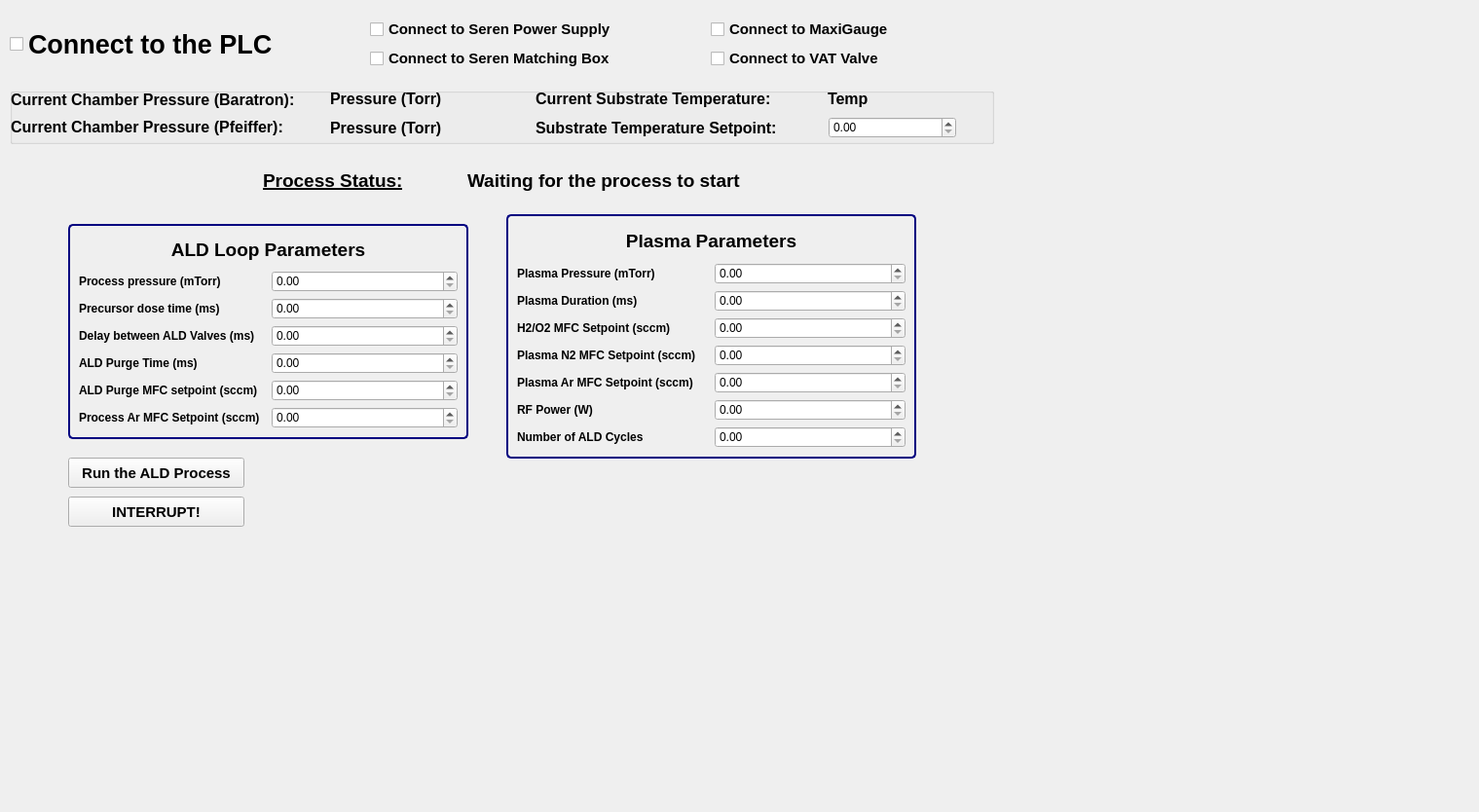
<?xml version="1.0" encoding="UTF-8"?>
<ui version="4.0">
 <class>Form</class>
 <widget class="QWidget" name="Form">
  <property name="geometry">
   <rect>
    <x>0</x>
    <y>0</y>
    <width>1519</width>
    <height>834</height>
   </rect>
  </property>
  <property name="windowTitle">
   <string>Form</string>
  </property>
  <widget class="QPushButton" name="run_pushButton">
   <property name="geometry">
    <rect>
     <x>70</x>
     <y>470</y>
     <width>181</width>
     <height>31</height>
    </rect>
   </property>
   <property name="palette">
    <palette>
     <active>
      <colorrole role="ButtonText">
       <brush brushstyle="SolidPattern">
        <color alpha="255">
         <red>85</red>
         <green>170</green>
         <blue>0</blue>
        </color>
       </brush>
      </colorrole>
     </active>
     <inactive>
      <colorrole role="ButtonText">
       <brush brushstyle="SolidPattern">
        <color alpha="255">
         <red>0</red>
         <green>0</green>
         <blue>0</blue>
        </color>
       </brush>
      </colorrole>
     </inactive>
     <disabled>
      <colorrole role="ButtonText">
       <brush brushstyle="SolidPattern">
        <color alpha="255">
         <red>120</red>
         <green>120</green>
         <blue>120</blue>
        </color>
       </brush>
      </colorrole>
     </disabled>
    </palette>
   </property>
   <property name="font">
    <font>
     <pointsize>11</pointsize>
     <bold>true</bold>
    </font>
   </property>
   <property name="text">
    <string>Run the ALD Process</string>
   </property>
  </widget>
  <widget class="QLabel" name="process_status_label">
   <property name="geometry">
    <rect>
     <x>270</x>
     <y>170</y>
     <width>181</width>
     <height>31</height>
    </rect>
   </property>
   <property name="font">
    <font>
     <pointsize>14</pointsize>
     <bold>true</bold>
     <underline>true</underline>
    </font>
   </property>
   <property name="text">
    <string>Process Status:</string>
   </property>
  </widget>
  <widget class="QLabel" name="status_label">
   <property name="geometry">
    <rect>
     <x>480</x>
     <y>170</y>
     <width>301</width>
     <height>31</height>
    </rect>
   </property>
   <property name="font">
    <font>
     <pointsize>14</pointsize>
     <bold>true</bold>
    </font>
   </property>
   <property name="text">
    <string>Waiting for the process to start</string>
   </property>
  </widget>
  <widget class="QCheckBox" name="seren_mc2_connect_checkBox">
   <property name="geometry">
    <rect>
     <x>380</x>
     <y>50</y>
     <width>321</width>
     <height>20</height>
    </rect>
   </property>
   <property name="font">
    <font>
     <pointsize>11</pointsize>
     <bold>true</bold>
    </font>
   </property>
   <property name="cursor">
    <cursorShape>PointingHandCursor</cursorShape>
   </property>
   <property name="text">
    <string>Connect to Seren Matching Box</string>
   </property>
  </widget>
  <widget class="QCheckBox" name="vat_valve_connect_checkBox">
   <property name="geometry">
    <rect>
     <x>730</x>
     <y>50</y>
     <width>241</width>
     <height>20</height>
    </rect>
   </property>
   <property name="font">
    <font>
     <pointsize>11</pointsize>
     <bold>true</bold>
    </font>
   </property>
   <property name="cursor">
    <cursorShape>PointingHandCursor</cursorShape>
   </property>
   <property name="text">
    <string>Connect to VAT Valve</string>
   </property>
  </widget>
  <widget class="QCheckBox" name="plc_connect_checkBox">
   <property name="geometry">
    <rect>
     <x>10</x>
     <y>20</y>
     <width>311</width>
     <height>51</height>
    </rect>
   </property>
   <property name="font">
    <font>
     <pointsize>20</pointsize>
     <bold>true</bold>
    </font>
   </property>
   <property name="cursor">
    <cursorShape>PointingHandCursor</cursorShape>
   </property>
   <property name="text">
    <string>Connect to the PLC</string>
   </property>
  </widget>
  <widget class="QCheckBox" name="seren_power_supply_connect_checkBox">
   <property name="geometry">
    <rect>
     <x>380</x>
     <y>20</y>
     <width>321</width>
     <height>20</height>
    </rect>
   </property>
   <property name="font">
    <font>
     <pointsize>11</pointsize>
     <bold>true</bold>
    </font>
   </property>
   <property name="cursor">
    <cursorShape>PointingHandCursor</cursorShape>
   </property>
   <property name="text">
    <string>Connect to Seren Power Supply</string>
   </property>
  </widget>
  <widget class="QCheckBox" name="maxigauge_connect_checkBox">
   <property name="geometry">
    <rect>
     <x>730</x>
     <y>20</y>
     <width>211</width>
     <height>20</height>
    </rect>
   </property>
   <property name="font">
    <font>
     <pointsize>11</pointsize>
     <bold>true</bold>
    </font>
   </property>
   <property name="cursor">
    <cursorShape>PointingHandCursor</cursorShape>
   </property>
   <property name="text">
    <string>Connect to MaxiGauge</string>
   </property>
  </widget>
  <widget class="QPushButton" name="interrupt_pushButton">
   <property name="geometry">
    <rect>
     <x>70</x>
     <y>510</y>
     <width>181</width>
     <height>31</height>
    </rect>
   </property>
   <property name="palette">
    <palette>
     <active>
      <colorrole role="ButtonText">
       <brush brushstyle="SolidPattern">
        <color alpha="255">
         <red>255</red>
         <green>0</green>
         <blue>0</blue>
        </color>
       </brush>
      </colorrole>
     </active>
     <inactive>
      <colorrole role="ButtonText">
       <brush brushstyle="SolidPattern">
        <color alpha="255">
         <red>0</red>
         <green>0</green>
         <blue>0</blue>
        </color>
       </brush>
      </colorrole>
     </inactive>
     <disabled>
      <colorrole role="ButtonText">
       <brush brushstyle="SolidPattern">
        <color alpha="255">
         <red>120</red>
         <green>120</green>
         <blue>120</blue>
        </color>
       </brush>
      </colorrole>
     </disabled>
    </palette>
   </property>
   <property name="font">
    <font>
     <pointsize>11</pointsize>
     <bold>true</bold>
    </font>
   </property>
   <property name="text">
    <string>INTERRUPT!</string>
   </property>
  </widget>
  <widget class="QGroupBox" name="pressure_and_temp_groupbox">
   <property name="geometry">
    <rect>
     <x>10</x>
     <y>90</y>
     <width>1011</width>
     <height>58</height>
    </rect>
   </property>
   <widget class="QLabel" name="pressure_baratron_write_label">
    <property name="geometry">
     <rect>
      <x>329</x>
      <y>0</y>
      <width>161</width>
      <height>22</height>
     </rect>
    </property>
    <property name="palette">
     <palette>
      <active>
       <colorrole role="WindowText">
        <brush brushstyle="SolidPattern">
         <color alpha="255">
          <red>0</red>
          <green>0</green>
          <blue>255</blue>
         </color>
        </brush>
       </colorrole>
       <colorrole role="Button">
        <brush brushstyle="SolidPattern">
         <color alpha="255">
          <red>0</red>
          <green>255</green>
          <blue>255</blue>
         </color>
        </brush>
       </colorrole>
       <colorrole role="Text">
        <brush brushstyle="SolidPattern">
         <color alpha="255">
          <red>0</red>
          <green>0</green>
          <blue>255</blue>
         </color>
        </brush>
       </colorrole>
       <colorrole role="Base">
        <brush brushstyle="SolidPattern">
         <color alpha="255">
          <red>0</red>
          <green>255</green>
          <blue>255</blue>
         </color>
        </brush>
       </colorrole>
       <colorrole role="Window">
        <brush brushstyle="SolidPattern">
         <color alpha="255">
          <red>0</red>
          <green>255</green>
          <blue>255</blue>
         </color>
        </brush>
       </colorrole>
      </active>
      <inactive>
       <colorrole role="WindowText">
        <brush brushstyle="SolidPattern">
         <color alpha="255">
          <red>0</red>
          <green>0</green>
          <blue>0</blue>
         </color>
        </brush>
       </colorrole>
       <colorrole role="Button">
        <brush brushstyle="SolidPattern">
         <color alpha="255">
          <red>0</red>
          <green>255</green>
          <blue>255</blue>
         </color>
        </brush>
       </colorrole>
       <colorrole role="Text">
        <brush brushstyle="SolidPattern">
         <color alpha="255">
          <red>0</red>
          <green>0</green>
          <blue>0</blue>
         </color>
        </brush>
       </colorrole>
       <colorrole role="Base">
        <brush brushstyle="SolidPattern">
         <color alpha="255">
          <red>0</red>
          <green>255</green>
          <blue>255</blue>
         </color>
        </brush>
       </colorrole>
       <colorrole role="Window">
        <brush brushstyle="SolidPattern">
         <color alpha="255">
          <red>0</red>
          <green>255</green>
          <blue>255</blue>
         </color>
        </brush>
       </colorrole>
      </inactive>
      <disabled>
       <colorrole role="WindowText">
        <brush brushstyle="SolidPattern">
         <color alpha="255">
          <red>120</red>
          <green>120</green>
          <blue>120</blue>
         </color>
        </brush>
       </colorrole>
       <colorrole role="Button">
        <brush brushstyle="SolidPattern">
         <color alpha="255">
          <red>0</red>
          <green>255</green>
          <blue>255</blue>
         </color>
        </brush>
       </colorrole>
       <colorrole role="Text">
        <brush brushstyle="SolidPattern">
         <color alpha="255">
          <red>120</red>
          <green>120</green>
          <blue>120</blue>
         </color>
        </brush>
       </colorrole>
       <colorrole role="Base">
        <brush brushstyle="SolidPattern">
         <color alpha="255">
          <red>0</red>
          <green>255</green>
          <blue>255</blue>
         </color>
        </brush>
       </colorrole>
       <colorrole role="Window">
        <brush brushstyle="SolidPattern">
         <color alpha="255">
          <red>0</red>
          <green>255</green>
          <blue>255</blue>
         </color>
        </brush>
       </colorrole>
      </disabled>
     </palette>
    </property>
    <property name="font">
     <font>
      <pointsize>12</pointsize>
      <bold>true</bold>
     </font>
    </property>
    <property name="text">
     <string>Pressure (Torr)</string>
    </property>
   </widget>
   <widget class="QDoubleSpinBox" name="temp_setpoint_doubleSpinBox">
    <property name="geometry">
     <rect>
      <x>841</x>
      <y>30</y>
      <width>131</width>
      <height>22</height>
     </rect>
    </property>
   </widget>
   <widget class="QLabel" name="pressure_baratron_label">
    <property name="geometry">
     <rect>
      <x>1</x>
      <y>1</y>
      <width>331</width>
      <height>22</height>
     </rect>
    </property>
    <property name="font">
     <font>
      <pointsize>12</pointsize>
      <bold>true</bold>
     </font>
    </property>
    <property name="text">
     <string>Current Chamber Pressure (Baratron):</string>
    </property>
   </widget>
   <widget class="QLabel" name="current_temp_label">
    <property name="geometry">
     <rect>
      <x>540</x>
      <y>0</y>
      <width>291</width>
      <height>22</height>
     </rect>
    </property>
    <property name="font">
     <font>
      <pointsize>12</pointsize>
      <bold>true</bold>
     </font>
    </property>
    <property name="text">
     <string>Current Substrate Temperature:</string>
    </property>
   </widget>
   <widget class="QLabel" name="current_temp_read_label">
    <property name="geometry">
     <rect>
      <x>840</x>
      <y>0</y>
      <width>161</width>
      <height>22</height>
     </rect>
    </property>
    <property name="palette">
     <palette>
      <active>
       <colorrole role="WindowText">
        <brush brushstyle="SolidPattern">
         <color alpha="255">
          <red>255</red>
          <green>0</green>
          <blue>0</blue>
         </color>
        </brush>
       </colorrole>
       <colorrole role="Button">
        <brush brushstyle="SolidPattern">
         <color alpha="255">
          <red>0</red>
          <green>255</green>
          <blue>255</blue>
         </color>
        </brush>
       </colorrole>
       <colorrole role="Text">
        <brush brushstyle="SolidPattern">
         <color alpha="255">
          <red>255</red>
          <green>0</green>
          <blue>0</blue>
         </color>
        </brush>
       </colorrole>
       <colorrole role="Base">
        <brush brushstyle="SolidPattern">
         <color alpha="255">
          <red>0</red>
          <green>255</green>
          <blue>255</blue>
         </color>
        </brush>
       </colorrole>
       <colorrole role="Window">
        <brush brushstyle="SolidPattern">
         <color alpha="255">
          <red>0</red>
          <green>255</green>
          <blue>255</blue>
         </color>
        </brush>
       </colorrole>
      </active>
      <inactive>
       <colorrole role="WindowText">
        <brush brushstyle="SolidPattern">
         <color alpha="255">
          <red>0</red>
          <green>0</green>
          <blue>0</blue>
         </color>
        </brush>
       </colorrole>
       <colorrole role="Button">
        <brush brushstyle="SolidPattern">
         <color alpha="255">
          <red>240</red>
          <green>240</green>
          <blue>240</blue>
         </color>
        </brush>
       </colorrole>
       <colorrole role="Text">
        <brush brushstyle="SolidPattern">
         <color alpha="255">
          <red>0</red>
          <green>0</green>
          <blue>0</blue>
         </color>
        </brush>
       </colorrole>
       <colorrole role="Base">
        <brush brushstyle="SolidPattern">
         <color alpha="255">
          <red>255</red>
          <green>255</green>
          <blue>255</blue>
         </color>
        </brush>
       </colorrole>
       <colorrole role="Window">
        <brush brushstyle="SolidPattern">
         <color alpha="255">
          <red>240</red>
          <green>240</green>
          <blue>240</blue>
         </color>
        </brush>
       </colorrole>
      </inactive>
      <disabled>
       <colorrole role="WindowText">
        <brush brushstyle="SolidPattern">
         <color alpha="255">
          <red>120</red>
          <green>120</green>
          <blue>120</blue>
         </color>
        </brush>
       </colorrole>
       <colorrole role="Button">
        <brush brushstyle="SolidPattern">
         <color alpha="255">
          <red>0</red>
          <green>255</green>
          <blue>255</blue>
         </color>
        </brush>
       </colorrole>
       <colorrole role="Text">
        <brush brushstyle="SolidPattern">
         <color alpha="255">
          <red>120</red>
          <green>120</green>
          <blue>120</blue>
         </color>
        </brush>
       </colorrole>
       <colorrole role="Base">
        <brush brushstyle="SolidPattern">
         <color alpha="255">
          <red>0</red>
          <green>255</green>
          <blue>255</blue>
         </color>
        </brush>
       </colorrole>
       <colorrole role="Window">
        <brush brushstyle="SolidPattern">
         <color alpha="255">
          <red>0</red>
          <green>255</green>
          <blue>255</blue>
         </color>
        </brush>
       </colorrole>
      </disabled>
     </palette>
    </property>
    <property name="font">
     <font>
      <pointsize>12</pointsize>
      <bold>true</bold>
     </font>
    </property>
    <property name="text">
     <string>Temp</string>
    </property>
   </widget>
   <widget class="QLabel" name="pressure_pfeiffer_label">
    <property name="geometry">
     <rect>
      <x>1</x>
      <y>29</y>
      <width>331</width>
      <height>22</height>
     </rect>
    </property>
    <property name="font">
     <font>
      <pointsize>12</pointsize>
      <bold>true</bold>
     </font>
    </property>
    <property name="text">
     <string>Current Chamber Pressure (Pfeiffer):</string>
    </property>
   </widget>
   <widget class="QLabel" name="temp_setpoint_label">
    <property name="geometry">
     <rect>
      <x>540</x>
      <y>30</y>
      <width>291</width>
      <height>22</height>
     </rect>
    </property>
    <property name="font">
     <font>
      <pointsize>12</pointsize>
      <bold>true</bold>
     </font>
    </property>
    <property name="text">
     <string>Substrate Temperature Setpoint:</string>
    </property>
   </widget>
   <widget class="QLabel" name="pressure_pfeiffer_write_label">
    <property name="geometry">
     <rect>
      <x>329</x>
      <y>30</y>
      <width>161</width>
      <height>22</height>
     </rect>
    </property>
    <property name="palette">
     <palette>
      <active>
       <colorrole role="WindowText">
        <brush brushstyle="SolidPattern">
         <color alpha="255">
          <red>0</red>
          <green>0</green>
          <blue>255</blue>
         </color>
        </brush>
       </colorrole>
       <colorrole role="Button">
        <brush brushstyle="SolidPattern">
         <color alpha="255">
          <red>0</red>
          <green>255</green>
          <blue>255</blue>
         </color>
        </brush>
       </colorrole>
       <colorrole role="Text">
        <brush brushstyle="SolidPattern">
         <color alpha="255">
          <red>0</red>
          <green>0</green>
          <blue>255</blue>
         </color>
        </brush>
       </colorrole>
       <colorrole role="Base">
        <brush brushstyle="SolidPattern">
         <color alpha="255">
          <red>0</red>
          <green>255</green>
          <blue>255</blue>
         </color>
        </brush>
       </colorrole>
       <colorrole role="Window">
        <brush brushstyle="SolidPattern">
         <color alpha="255">
          <red>0</red>
          <green>255</green>
          <blue>255</blue>
         </color>
        </brush>
       </colorrole>
      </active>
      <inactive>
       <colorrole role="WindowText">
        <brush brushstyle="SolidPattern">
         <color alpha="255">
          <red>0</red>
          <green>0</green>
          <blue>0</blue>
         </color>
        </brush>
       </colorrole>
       <colorrole role="Button">
        <brush brushstyle="SolidPattern">
         <color alpha="255">
          <red>0</red>
          <green>255</green>
          <blue>255</blue>
         </color>
        </brush>
       </colorrole>
       <colorrole role="Text">
        <brush brushstyle="SolidPattern">
         <color alpha="255">
          <red>0</red>
          <green>0</green>
          <blue>0</blue>
         </color>
        </brush>
       </colorrole>
       <colorrole role="Base">
        <brush brushstyle="SolidPattern">
         <color alpha="255">
          <red>0</red>
          <green>255</green>
          <blue>255</blue>
         </color>
        </brush>
       </colorrole>
       <colorrole role="Window">
        <brush brushstyle="SolidPattern">
         <color alpha="255">
          <red>0</red>
          <green>255</green>
          <blue>255</blue>
         </color>
        </brush>
       </colorrole>
      </inactive>
      <disabled>
       <colorrole role="WindowText">
        <brush brushstyle="SolidPattern">
         <color alpha="255">
          <red>120</red>
          <green>120</green>
          <blue>120</blue>
         </color>
        </brush>
       </colorrole>
       <colorrole role="Button">
        <brush brushstyle="SolidPattern">
         <color alpha="255">
          <red>0</red>
          <green>255</green>
          <blue>255</blue>
         </color>
        </brush>
       </colorrole>
       <colorrole role="Text">
        <brush brushstyle="SolidPattern">
         <color alpha="255">
          <red>120</red>
          <green>120</green>
          <blue>120</blue>
         </color>
        </brush>
       </colorrole>
       <colorrole role="Base">
        <brush brushstyle="SolidPattern">
         <color alpha="255">
          <red>0</red>
          <green>255</green>
          <blue>255</blue>
         </color>
        </brush>
       </colorrole>
       <colorrole role="Window">
        <brush brushstyle="SolidPattern">
         <color alpha="255">
          <red>0</red>
          <green>255</green>
          <blue>255</blue>
         </color>
        </brush>
       </colorrole>
      </disabled>
     </palette>
    </property>
    <property name="font">
     <font>
      <pointsize>12</pointsize>
      <bold>true</bold>
     </font>
    </property>
    <property name="text">
     <string>Pressure (Torr)</string>
    </property>
   </widget>
  </widget>
  <widget class="QGroupBox" name="ald_loop_groupbox">
   <property name="geometry">
    <rect>
     <x>70</x>
     <y>230</y>
     <width>411</width>
     <height>221</height>
    </rect>
   </property>
   <property name="font">
    <font>
     <bold>false</bold>
    </font>
   </property>
   <property name="styleSheet">
    <string notr="true">QGroupBox {
		border: 2px solid #000080;
		border-radius: 5px;
		padding: 10ps;
}</string>
   </property>
   <property name="flat">
    <bool>false</bool>
   </property>
   <layout class="QGridLayout" name="gridLayout">
    <item row="6" column="0">
     <widget class="QLabel" name="ald_purge_mfc_label">
      <property name="font">
       <font>
        <bold>true</bold>
       </font>
      </property>
      <property name="text">
       <string>ALD Purge MFC setpoint (sccm)</string>
      </property>
     </widget>
    </item>
    <item row="7" column="1">
     <widget class="QDoubleSpinBox" name="ar_process_mfc_doubleSpinBox"/>
    </item>
    <item row="7" column="0">
     <widget class="QLabel" name="ar_process_mfc_label">
      <property name="font">
       <font>
        <bold>true</bold>
       </font>
      </property>
      <property name="text">
       <string>Process Ar MFC Setpoint (sccm)</string>
      </property>
     </widget>
    </item>
    <item row="5" column="1">
     <widget class="QDoubleSpinBox" name="ald_purge_time_doubleSpinBox"/>
    </item>
    <item row="2" column="1">
     <widget class="QDoubleSpinBox" name="process_pressure_doubleSpinBox"/>
    </item>
    <item row="3" column="1">
     <widget class="QDoubleSpinBox" name="precursor_dose_doubleSpinBox"/>
    </item>
    <item row="6" column="1">
     <widget class="QDoubleSpinBox" name="ald_purge_mfc_doubleSpinBox"/>
    </item>
    <item row="5" column="0">
     <widget class="QLabel" name="ald_purge_time_label">
      <property name="font">
       <font>
        <bold>true</bold>
       </font>
      </property>
      <property name="text">
       <string>ALD Purge Time (ms)</string>
      </property>
     </widget>
    </item>
    <item row="2" column="0">
     <widget class="QLabel" name="process_pressure_label">
      <property name="font">
       <font>
        <bold>true</bold>
       </font>
      </property>
      <property name="text">
       <string>Process pressure (mTorr)</string>
      </property>
     </widget>
    </item>
    <item row="4" column="0">
     <widget class="QLabel" name="ald_delay_label">
      <property name="font">
       <font>
        <bold>true</bold>
       </font>
      </property>
      <property name="text">
       <string>Delay between ALD Valves (ms)</string>
      </property>
     </widget>
    </item>
    <item row="4" column="1">
     <widget class="QDoubleSpinBox" name="ald_delay_doubleSpinBox"/>
    </item>
    <item row="3" column="0">
     <widget class="QLabel" name="precursor_dose_label">
      <property name="font">
       <font>
        <bold>true</bold>
       </font>
      </property>
      <property name="text">
       <string>Precursor dose time (ms)</string>
      </property>
     </widget>
    </item>
    <item row="1" column="0" colspan="2">
     <widget class="QLabel" name="ald_loop_label">
      <property name="sizePolicy">
       <sizepolicy hsizetype="Preferred" vsizetype="Preferred">
        <horstretch>0</horstretch>
        <verstretch>0</verstretch>
       </sizepolicy>
      </property>
      <property name="font">
       <font>
        <pointsize>14</pointsize>
        <bold>true</bold>
       </font>
      </property>
      <property name="text">
       <string>ALD Loop Parameters</string>
      </property>
      <property name="alignment">
       <set>Qt::AlignCenter</set>
      </property>
     </widget>
    </item>
   </layout>
  </widget>
  <widget class="QGroupBox" name="plasma_parameters_groupbox">
   <property name="geometry">
    <rect>
     <x>520</x>
     <y>220</y>
     <width>421</width>
     <height>251</height>
    </rect>
   </property>
   <property name="styleSheet">
    <string notr="true">QGroupBox {
		border: 2px solid #000080;
		border-radius: 5px;
		padding: 10ps;
}</string>
   </property>
   <layout class="QGridLayout" name="gridLayout_2">
    <item row="0" column="0" colspan="2">
     <widget class="QLabel" name="plasma_parameters_label">
      <property name="font">
       <font>
        <pointsize>14</pointsize>
        <bold>true</bold>
       </font>
      </property>
      <property name="text">
       <string>Plasma Parameters</string>
      </property>
      <property name="alignment">
       <set>Qt::AlignCenter</set>
      </property>
     </widget>
    </item>
    <item row="1" column="0">
     <widget class="QLabel" name="plasma_pressure_label">
      <property name="font">
       <font>
        <bold>true</bold>
       </font>
      </property>
      <property name="text">
       <string>Plasma Pressure (mTorr)</string>
      </property>
     </widget>
    </item>
    <item row="1" column="1">
     <widget class="QDoubleSpinBox" name="plasma_pressure_doubleSpinBox"/>
    </item>
    <item row="2" column="0">
     <widget class="QLabel" name="plasma_duration_label">
      <property name="font">
       <font>
        <bold>true</bold>
       </font>
      </property>
      <property name="text">
       <string>Plasma Duration (ms)</string>
      </property>
     </widget>
    </item>
    <item row="2" column="1">
     <widget class="QDoubleSpinBox" name="plasma_duration_doubleSpinBox"/>
    </item>
    <item row="3" column="0">
     <widget class="QLabel" name="process_gas_mfc_label">
      <property name="font">
       <font>
        <bold>true</bold>
       </font>
      </property>
      <property name="text">
       <string>H2/O2 MFC Setpoint (sccm)</string>
      </property>
     </widget>
    </item>
    <item row="3" column="1">
     <widget class="QDoubleSpinBox" name="process_gas_mfc_doubleSpinBox"/>
    </item>
    <item row="4" column="0">
     <widget class="QLabel" name="plasma_n2_mfc_label">
      <property name="font">
       <font>
        <bold>true</bold>
       </font>
      </property>
      <property name="text">
       <string>Plasma N2 MFC Setpoint (sccm)</string>
      </property>
     </widget>
    </item>
    <item row="4" column="1">
     <widget class="QDoubleSpinBox" name="n2_plasma_mfc_doubleSpinBox"/>
    </item>
    <item row="5" column="0">
     <widget class="QLabel" name="plasma_ar_mfc_label">
      <property name="font">
       <font>
        <bold>true</bold>
       </font>
      </property>
      <property name="text">
       <string>Plasma Ar MFC Setpoint (sccm)</string>
      </property>
     </widget>
    </item>
    <item row="5" column="1">
     <widget class="QDoubleSpinBox" name="ar_plasma_mfc_doubleSpinBox"/>
    </item>
    <item row="6" column="0">
     <widget class="QLabel" name="rf_power_label">
      <property name="font">
       <font>
        <bold>true</bold>
       </font>
      </property>
      <property name="text">
       <string>RF Power (W)</string>
      </property>
     </widget>
    </item>
    <item row="6" column="1">
     <widget class="QDoubleSpinBox" name="rf_power_doubleSpinBox"/>
    </item>
    <item row="7" column="0">
     <widget class="QLabel" name="ald_cycles_label">
      <property name="font">
       <font>
        <bold>true</bold>
       </font>
      </property>
      <property name="text">
       <string>Number of ALD Cycles</string>
      </property>
     </widget>
    </item>
    <item row="7" column="1">
     <widget class="QDoubleSpinBox" name="ald_cycles_doubleSpinBox"/>
    </item>
   </layout>
  </widget>
 </widget>
 <resources/>
 <connections/>
</ui>
